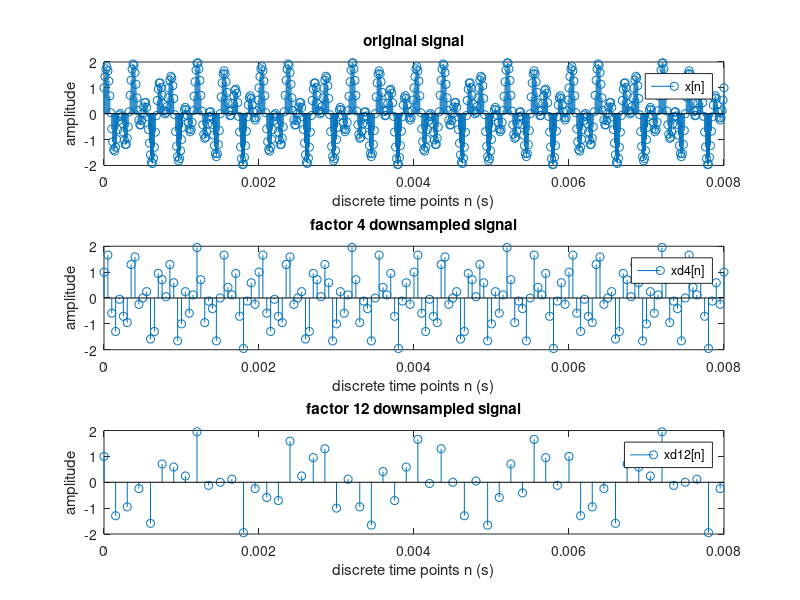
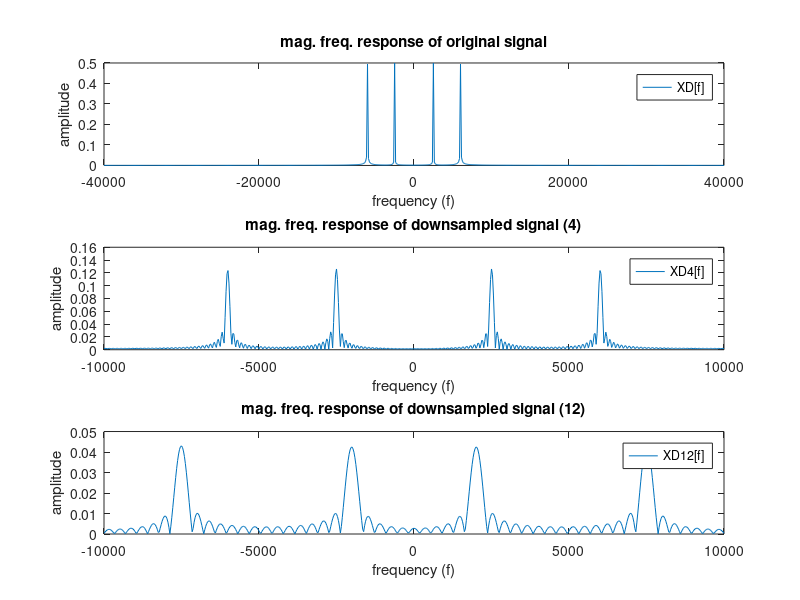
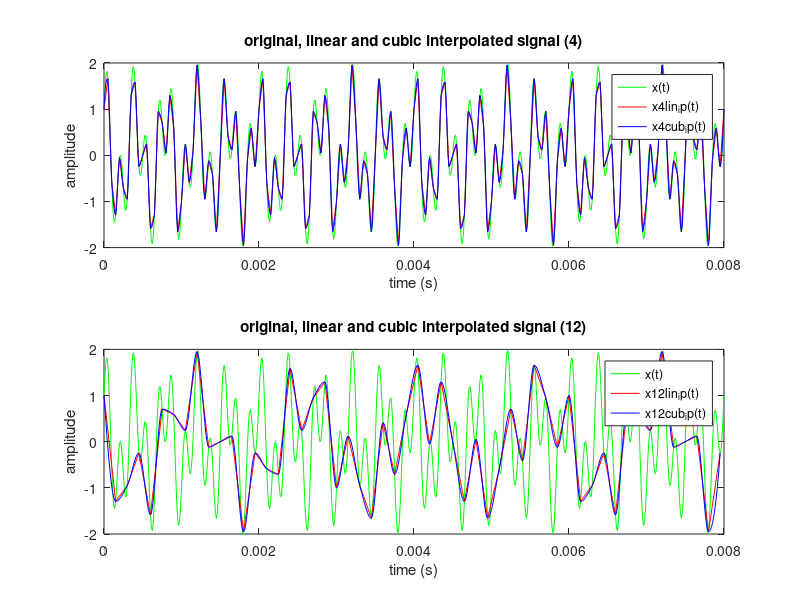
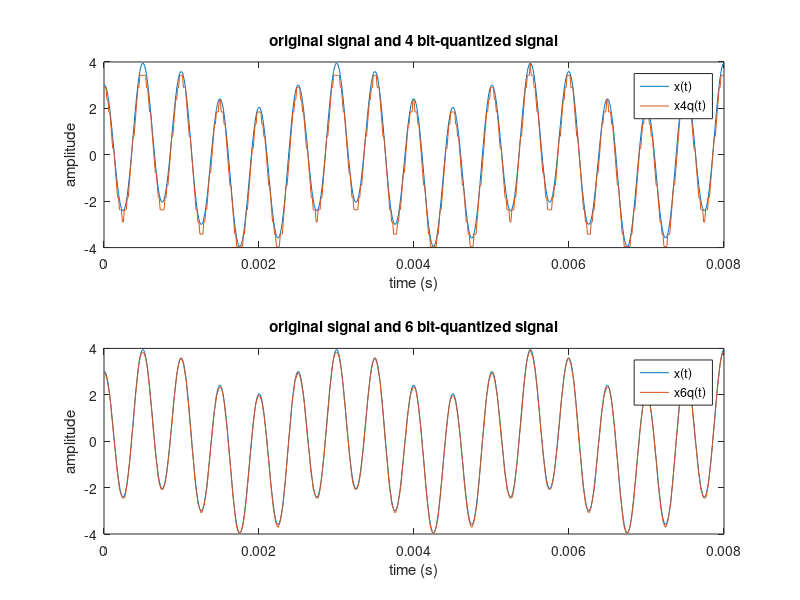

Source code (MATLAB) for these figures, in order:
clear all ;close all; clc;

%% SAMPLING

fs = 80*10^3;
f1 = 2.5*10^3; f2 = 6*10^3;
dt = 1/fs;
d = 0.008;
n = 0:dt:d;

x1 = cos(2*pi*f1*n);
x2 = sin(2*pi*f2*n);
x = x1 + x2;

xd4 = [];
xd12 = [];
nd4 = [];
nd12 = [];

i = 1;
j = 1;

for i=1:4:length(n);
    xd4(j) = x(i);
    nd4(j) = n(i);
    j = j+1;
end

i=1;
j=1;

for i=1:12:length(n);
    xd12(j) = x(i);
    nd12(j) = n(i);
    j = j+1;
end

figure(1)
subplot(311);
stem(n,x);title("original signal");xlabel("discrete time points n (s)");ylabel("amplitude");legend("x[n]");

subplot(312);
stem(nd4,xd4);title("factor 4 downsampled signal");xlabel("discrete time points n (s)");ylabel("amplitude");legend("xd4[n]");

subplot(313);
stem(nd12,xd12);title("factor 12 downsampled signal");xlabel("discrete time points n (s)");ylabel("amplitude");legend("xd12[n]");

N = length(n);
Nd4 = length(nd4);
Nd12 = length(nd12);

w = linspace(-fs/2,fs/2,N);
wd4 = linspace((-fs/2)/4,(fs/2)/4,N);
wd12 = linspace((-fs/2)/4,(fs/2)/4,N);

XD = fftshift(fft(x,N));
XD4 = fftshift(fft(xd4,N));
XD12 = fftshift(fft(xd12,N));

figure(2)
subplot(311)
plot(w,abs(XD)/N);title("mag. freq. response of original signal");xlabel("frequency (f)");ylabel("amplitude");legend("XD[f]");

subplot(312)
plot(wd4,abs(XD4)/N);title("mag. freq. response of downsampled signal (4)");xlabel("frequency (f)");ylabel("amplitude");legend("XD4[f]");

subplot(313)
plot(wd12,abs(XD12)/N);title("mag. freq. response of downsampled signal (12)");xlabel("frequency (f)");ylabel("amplitude");legend("XD12[f]");

xd4lin = interp1(nd4,xd4,n,'linear');
xd4cub = interp1(nd4,xd4,n,'PCHIP');

xd12lin = interp1(nd12,xd12,n,'linear');
xd12cub = interp1(nd12,xd12,n,'PCHIP');

figure(3)
subplot(211)
plot(n,x,"green");
hold on;
plot(n,xd4lin,"red");
hold on;
plot(n,xd4cub,"blue");title("original, linear and cubic interpolated signal (4)");xlabel("time (s)");ylabel("amplitude");legend("x(t)","x4lin_ip(t)","x4cub_ip(t)");
hold off;

subplot(212)
plot(n,x,"green");
hold on;
plot(n,xd12lin,"red");
hold on;
plot(n,xd12cub,"blue");title("original, linear and cubic interpolated signal (12)");xlabel("time (s)");ylabel("amplitude");legend("x(t)","x12lin_ip(t)","x12cub_ip(t)");
hold off;


%% QUANTIZATION

fsp = 80*10^3; f1p = 2000; f2p = 400;
t = 0:dt:d;

xt = 3*cos(2*pi*f1p*t)+sin(2*pi*f2p*t);
nq1 = 4; nq2 = 6; b = max(xt); a = min(xt);


xq4 = floor(((xt-a)/(b-a))*((2^nq1) - 1)) * (((b-a)/((2^nq1) - 1))) + a;

xq12 = floor(((xt-a)/(b-a))*((2^nq2) - 1)) * (((b-a)/((2^nq2) - 1))) + a;


%xq4 = (xt-a)/(xt-b)*((2^nq1) - 1) * (((b-a)/((2^nq1) - 1)) + a);
%xq12 = (xt-a)/(xt-b)*((2^nq2) - 1) * (((b-a)/((2^nq2) - 1)) + a);

figure(4)
subplot(211)
plot(t,xt);
hold on;
plot(t,xq4);title("original signal and 4 bit-quantized signal");xlabel("time (s)");ylabel("amplitude");legend("x(t)","x4q(t)");
hold off;

subplot(212)
plot(t,xt);
hold on;
plot(t,xq12);title("original signal and 6 bit-quantized signal");xlabel("time (s)");ylabel("amplitude");legend("x(t)","x6q(t)");

% I had a amplitude miscalculation on quantization and ı couldnt find the
% paramaeter ı mistook so ı continued in calculatin sqnr.

e4 = xt - xq4;
e12 = xt - xq12;

xvar = var(xt);
xq4var = var(xq4);
xq12var = var(xq12);
e4var = var(e4);
e12var = var(e12);

sqnr4 = 10*log10((xvar^2) / (e4var^2))

sqnr6 = 10*log10((xvar^2) / (e12var^2))



